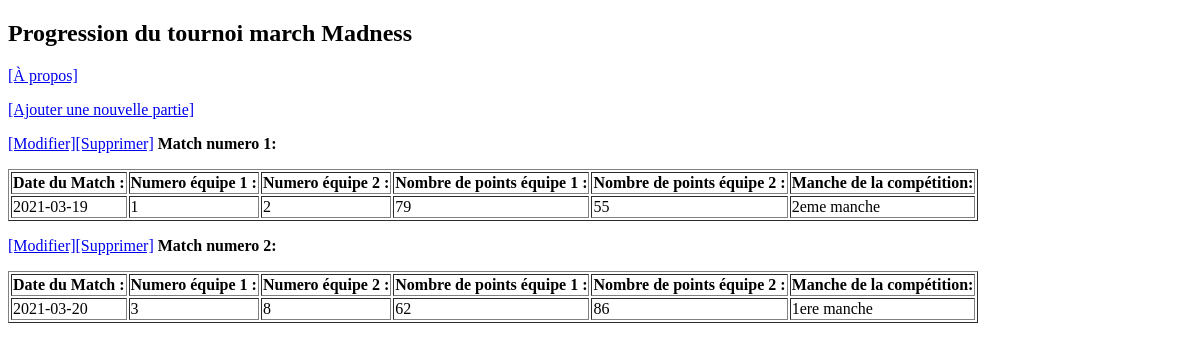
The page /sans_mvc/index.php on the database as committed earlier.
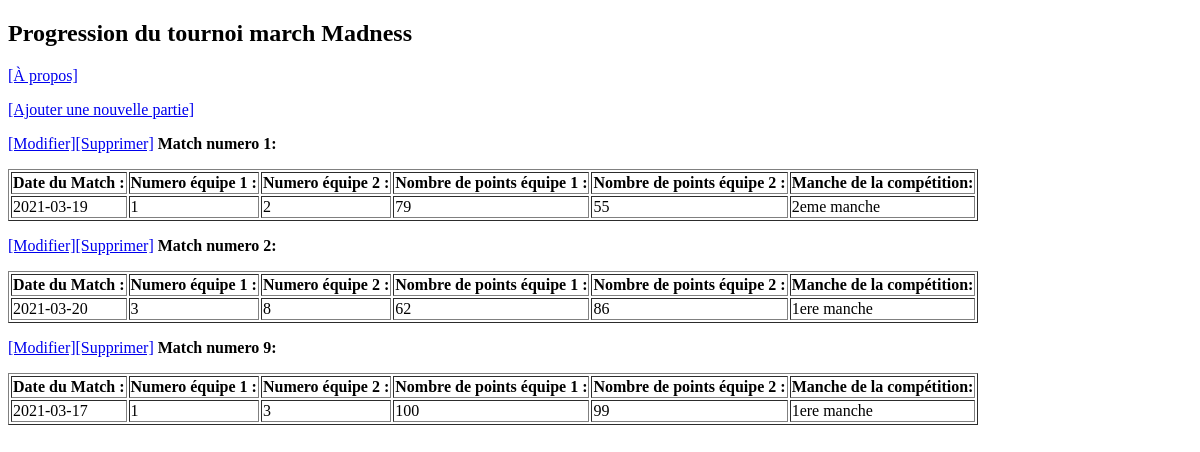
The same page on the database as committed later.
### tables this page shows
CREATE TABLE `parties` (
  `id` int(11) NOT NULL,
  `id_Equipe1` int(11) NOT NULL,
  `id_Equipe2` int(11) NOT NULL,
  `point_Equipe1` int(11) NOT NULL,
  `point_Equipe2` int(11) NOT NULL,
  `jour_de_la_partie` date NOT NULL,
  `Serie` varchar(255) NOT NULL,
  `Ville` enum('Portand, OR','Buffalo, NY','San Diego, CA','Greenville, SC','Fort Worth, TX','Milwaukee, WI','Indianapolis, IN','San Francisco, CA','Philadelphia, PA','Pittsburgh, PA','Chicago, IL','San Antonio, TX') NOT NULL
);

### sans_mvc/index.php (the view, shortened to what this page needs)
<!DOCTYPE html>
<html>
    <head>
    </head>
<h2>Progression du tournoi march Madness</h2>
<p><a href="A_propos.html">[À propos] </a></p>
<p><a href="parties_nouvelle.php">[Ajouter une nouvelle partie]</a></p>
<?php
    try {
        $bdd = new PDO('mysql:host=localhost;dbname=march_madness;charset=utf8', 'root', 'mysql',
                array(PDO::ATTR_ERRMODE => PDO::ERRMODE_EXCEPTION));
    } catch (Exception $e) {
        die('Erreur : ' . $e->getMessage());
    }
    $reponse = $bdd->query('SELECT * FROM parties');
    while ($donnees = $reponse->fetch()) {
        echo '<p>'
                . '<a href="parties_modifier.php?id=' .
                $donnees['id'] .
                '">[Modifier]' .
                '<a href="parties_confirmer.php?id=' .
                $donnees['id'] .
                '">[Supprimer]</a> <strong>   Match numero  ' .
                htmlspecialchars($donnees['id'])  .
                ': </strong></br> <table border=' . 1 .'"><tr><th>Date du Match : </th>' .
               '<th>Numero équipe 1 : </th>'.
               '<th>Numero équipe 2 : </th>'.
               '<th>Nombre de points équipe 1 : </th>'.
               '<th>Nombre de points équipe 2 : </th>'.
               '<th>Manche de la compétition: </th></tr>'.
               '<tr> <td>' . htmlspecialchars($donnees['jour_de_la_partie']).
               '</td> <td>' . htmlspecialchars($donnees['id_Equipe1']).
               '</td> <td>' . htmlspecialchars($donnees['id_Equipe2']).
               '</td> <td>' . htmlspecialchars($donnees['point_Equipe1']).
               '</td> <td>' . htmlspecialchars($donnees['point_Equipe2']).
               '</td> <td>' . htmlspecialchars($donnees['Serie']).
                '</tr></table></p>';
    }
?>

Rows that differ between the two databases and show on the page:
added parties: id "9", jour_de_la_partie "2021-03-17", id_Equipe1 "1", id_Equipe2 "3", point_Equipe1 "100", point_Equipe2 "99", Serie "1ere manche"
